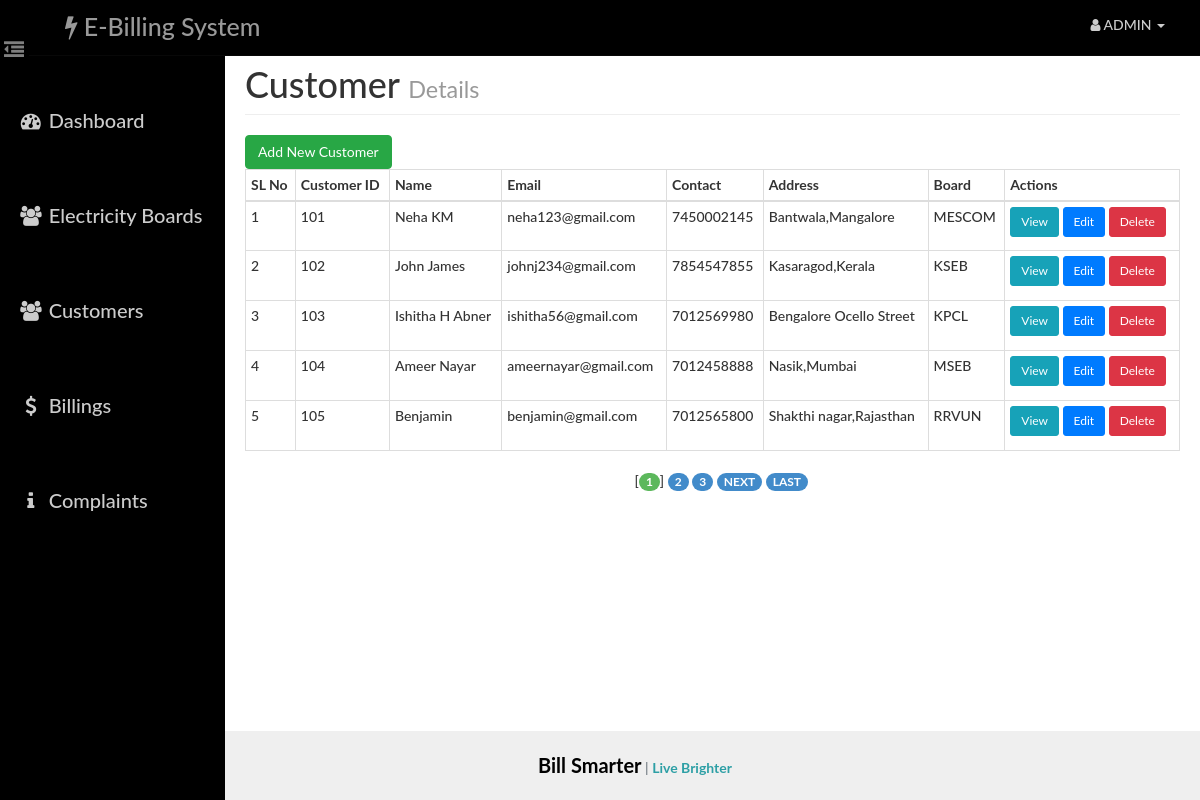
/admin/users.php (signed in), run on the app's committed database.
### tables this page shows
CREATE TABLE user (
  id int(14) NOT NULL,
  board_id int(10) NOT NULL,
  name varchar(40) NOT NULL,
  email varchar(40) NOT NULL,
  phone varchar(255) NOT NULL,
  pass varchar(20) NOT NULL,
  address varchar(100) NOT NULL,
  board_name varchar(30) NOT NULL
);

### admin/paging1.php (called while the page is built, shortened)
<?php
    $rowsperpage = 5;
    if (isset($_GET['currentpage']) && is_numeric($_GET['currentpage'])) {
       $currentpage = (int) $_GET['currentpage'];
    } else {
       $currentpage = 1;
    }
    $offset = ($currentpage - 1) * $rowsperpage;
 ?>

### Includes/admin.php (called while the page is built, shortened)
<?php
    function retrieve_users_detail($id,$offset, $rowsperpage)
    {
        global $con;
        $query  = "SELECT * FROM user ";
        $query .= " LIMIT {$offset}, {$rowsperpage} ";
        $result = mysqli_query($con,$query);
        return $result;
    }
 ?>

### admin/users.php (the view, shortened to what this page needs)
<?php
    require_once('head_html.php');
    require_once('../Includes/session.php');
    require_once('../Includes/admin.php');
?>
<body>
    <div id="wrapper">
        <?php
            require_once("nav.php");
            require_once("sidebar.php");
        ?>
        <div id="page-content-wrapper">
            <div class="container-fluid">
                <div class="row">
                    <div class="col-lg-12">
                        <h1 class="page-header">
                            Customer
                            <small>Details</small>
                        </h1>
                        <div class="row">
    <div class="col-lg-12">
        <a href="add_customer.php" class="btn btn-success">Add New Customer</a>
    </div>
</div>
                        <div class="table-responsive" style="padding-top: 0">
                                <table class="table table-hover table-bordered table-condensed">
                                    <thead>
                                        <tr>
                                            <th>SL No</th>
                                            <th>Customer ID</th>
                                            <th>Name</th>
                                            <th>Email</th>
                                            <th>Contact</th>
                                            <th>Address</th>
                                            <th>Board</th>
                                            <th>Actions</th>
                                        </tr>
                                    </thead>
                                    <tbody>
                                     <?php
                                            include("paging1.php");
                                            $result = retrieve_users_detail($_SESSION['aid'],$offset, $rowsperpage);
                                            $cnt=1;
                                            while($row = mysqli_fetch_assoc($result)){
                                            ?>
                                                <tr>
                                                    <td height="50"><?php echo $cnt; ?></td>
                                                    <td><?php echo $row['id'] ?></td>
                                                    <td><?php echo $row['name'] ?></td>
                                                    <td><?php echo $row['email'] ?></td>
                                                    <td><?php echo $row['phone'] ?></td>
                                                    <td><?php echo $row['address'] ?></td>
                                                    <td><?php echo $row['board_name'] ?></td>
                                                    <td>
    <a href="view_user.php?id=<?php echo $row['id']; ?>" class="btn btn-info btn-sm">View</a>
    <a href="edit_user.php?id=<?php echo $row['id']; ?>" class="btn btn-primary btn-sm">Edit</a>
    <a href="delete_user.php?id=<?php echo $row['id']; ?>" class="btn btn-danger btn-sm" onclick="return confirm('Are you sure you want to delete this user?')">Delete</a>
</td>
                                                </tr>
                                            <?php $cnt++; } ?>
                                    </tbody>
                                </table>
                                <?php include("paging2.php");  ?>
                        </div>
                    </div>
                </div>
            </div>
        </div>
    </div>
<?php
    require_once("footer.php");
?>
</body>
</html>

### assets/css/dash_admin.css (style rules this page uses)
html { height: 100%; }
body, html { width: 100%; height: 100%; }
body, h1, h2, h3, h4, h5, h6 { font-family: "Lato","Helvetica Neue",Helvetica,Arial,sans-serif; font-weight: 500; }
#wrapper { padding-left: 10px; padding-top: 5px; -webkit-transition: all 0.5s ease; -moz-transition: all 0.5s ease; -o-transition: all 0.5s ease; transition: all 0.5s ease; }
#page-content-wrapper { width: 100%; padding: 15px; min-height:100%; }
@media (min-width:768px) { #wrapper { padding-left: 225px; } }
@media (min-width:768px) { #page-content-wrapper { padding: 20px; } }
.table-responsive { padding-top: 20px; padding-bottom: 20px; }

### admin/users.php (style rules this page uses)
.btn-info { background-color: #17a2b8; border-color: #17a2b8; }
.btn-primary { background-color: #007bff; border-color: #007bff; }
.btn-danger { background-color: #dc3545; border-color: #dc3545; }
.btn-sm { padding: 5px 10px; font-size: 12px; }
.btn-success { background-color: #28a745; border-color: #28a745; }

### data on the page
user: id "101", name "Neha KM", email "neha123@gmail.com", phone "7450002145", address "Bantwala,Mangalore", board_name "MESCOM"
user: id "102", name "John James", email "johnj234@gmail.com", phone "7854547855", address "Kasaragod,Kerala", board_name "KSEB"
user: id "103", name "Ishitha H Abner", email "ishitha56@gmail.com", phone "7012569980", address "Bengalore Ocello Street", board_name "KPCL"
user: id "104", name "Ameer Nayar", email "ameernayar@gmail.com", phone "7012458888", address "Nasik,Mumbai", board_name "MSEB"
user: id "105", name "Benjamin", email "benjamin@gmail.com", phone "7012565800", address "Shakthi nagar,Rajasthan", board_name "RRVUN"
